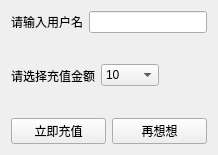
<?xml version="1.0" encoding="UTF-8"?>
<ui version="4.0">
 <class>RechargeWidget</class>
 <widget class="QWidget" name="RechargeWidget">
  <property name="geometry">
   <rect>
    <x>0</x>
    <y>0</y>
    <width>218</width>
    <height>155</height>
   </rect>
  </property>
  <property name="windowTitle">
   <string>Form</string>
  </property>
  <layout class="QGridLayout" name="gridLayout">
   <item row="0" column="0">
    <layout class="QVBoxLayout" name="verticalLayout">
     <item>
      <layout class="QHBoxLayout" name="horizontalLayout_3">
       <item>
        <widget class="QLabel" name="lbUser">
         <property name="text">
          <string>请输入用户名</string>
         </property>
        </widget>
       </item>
       <item>
        <widget class="QLineEdit" name="leUsername"/>
       </item>
      </layout>
     </item>
     <item>
      <layout class="QHBoxLayout" name="horizontalLayout_2">
       <item>
        <widget class="QLabel" name="lbHint">
         <property name="text">
          <string>请选择充值金额</string>
         </property>
        </widget>
       </item>
       <item>
        <widget class="QComboBox" name="cbMoney">
         <item>
          <property name="text">
           <string>10</string>
          </property>
         </item>
         <item>
          <property name="text">
           <string>20</string>
          </property>
         </item>
         <item>
          <property name="text">
           <string>100</string>
          </property>
         </item>
         <item>
          <property name="text">
           <string>500</string>
          </property>
         </item>
         <item>
          <property name="text">
           <string>2000</string>
          </property>
         </item>
        </widget>
       </item>
       <item>
        <widget class="QLabel" name="label_2">
         <property name="text">
          <string/>
         </property>
        </widget>
       </item>
      </layout>
     </item>
     <item>
      <layout class="QHBoxLayout" name="horizontalLayout">
       <item>
        <widget class="QPushButton" name="btnRecharge">
         <property name="text">
          <string>立即充值</string>
         </property>
        </widget>
       </item>
       <item>
        <widget class="QPushButton" name="btnCancel">
         <property name="text">
          <string>再想想</string>
         </property>
        </widget>
       </item>
      </layout>
     </item>
    </layout>
   </item>
  </layout>
 </widget>
 <resources/>
 <connections/>
</ui>
